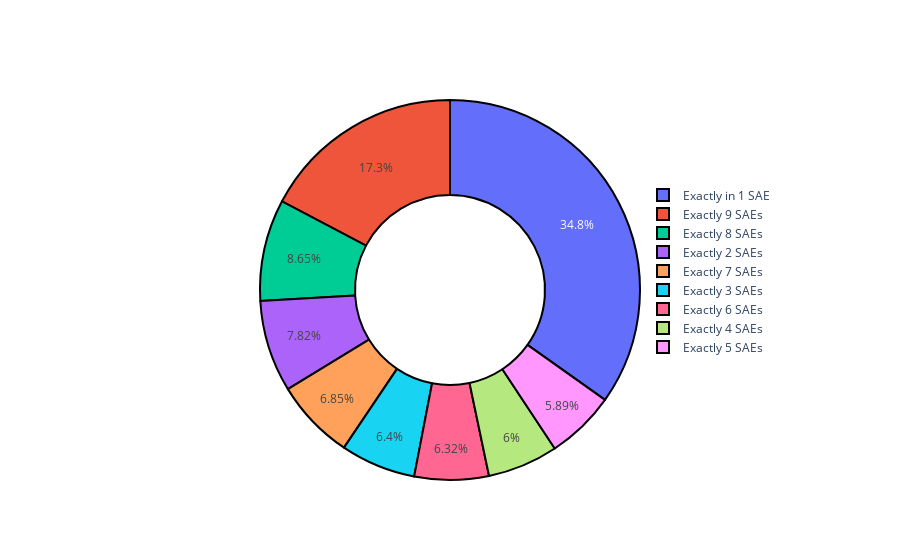

The notebook cell this image was saved under:
### Code cell
fig = go.Figure(data=[go.Pie(labels=["Exactly in 1 SAE","Exactly 2 SAEs","Exactly 3 SAEs","Exactly 4 SAEs","Exactly 5 SAEs","Exactly 6 SAEs","Exactly 7 SAEs","Exactly 8 SAEs","Exactly 9 SAEs","Exactly 10 SAEs","Exactly 11 SAEs","All SAEs"],
                              values=np.flip(np.mean(all_per_level_features,axis=0)),
                              hole=0.5,
                              marker=dict(line=dict(color='black', width=2)))])
fig.update_layout(legend=dict(yanchor="middle",y=0.55,xanchor="center",x=0.85))
fig.show()
fig.write_image("sae_overlap_donut.svg")

### Figure 1 — Plotly figure (JSON) as saved in the notebook; plotly's stock layout.template omitted (floating-point values rounded to 4 significant figures)
{"data": [{"hole": 0.5, "labels": ["Exactly in 1 SAE", "Exactly 2 SAEs", "Exactly 3 SAEs", "Exactly 4 SAEs", "Exactly 5 SAEs", "Exactly 6 SAEs", "Exactly 7 SAEs", "Exactly 8 SAEs", "Exactly 9 SAEs", "Exactly 10 SAEs", "Exactly 11 SAEs", "All SAEs"], "marker": {"line": {"color": "black", "width": 2}}, "type": "pie", "values": [11408, 2561.0, 2096.0, 1967, 1929, 2071.0, 2243, 2834.0, 5659.0]}], "layout": {"legend": {"x": 0.85, "xanchor": "center", "y": 0.55, "yanchor": "middle"}}}
